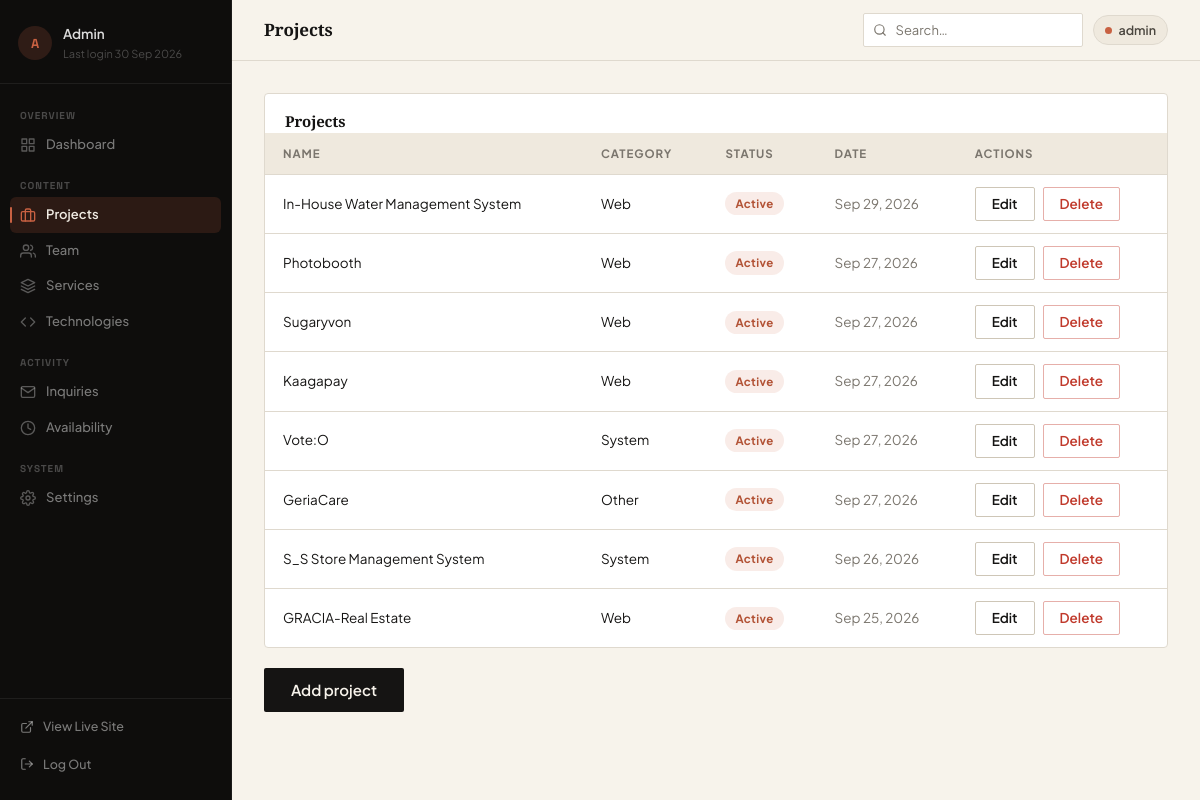
The app's page /admin?sub=projects (signed in) with its own data.
### tables this page shows
CREATE TABLE `projects` (
  `project_id` int(10) UNSIGNED NOT NULL,
  `project_name` varchar(160) NOT NULL,
  `project_slug` varchar(180) NOT NULL,
  `project_description` varchar(1000) NOT NULL DEFAULT '',
  `project_long_description` text DEFAULT NULL,
  `project_dev_story` text DEFAULT NULL,
  `project_category` varchar(40) NOT NULL DEFAULT 'Web',
  `project_featured_image` varchar(255) NOT NULL DEFAULT '',
  `project_gallery` text DEFAULT NULL,
  `project_features` text DEFAULT NULL,
  `project_github_url` varchar(255) NOT NULL DEFAULT '',
  `project_live_url` varchar(255) NOT NULL DEFAULT '',
  `project_status` tinyint(1) NOT NULL DEFAULT 1,
  `project_created_at` timestamp NOT NULL DEFAULT current_timestamp()
);

### app/controllers/AdminController.php (called while the page is built, shortened)
<?php
require_once __DIR__ . "/../../config/Database.php";
require_once __DIR__ . "/../helpers.php";
require_once __DIR__ . "/../models/Projects.php";
class AdminController {
    private $projects;
    public function __construct() {
        $this->db = (new Database())->connect();
        $this->projects = new Projects($this->db);
    }
    public function manageProjects() {
        $projects = $this->projects->getAll();
        include __DIR__ . "/../views/admin/header.php";
        include __DIR__ . "/../views/admin/projects.php";
        include __DIR__ . "/../views/admin/footer.php";
    }
}

### config/Database.php (called while the page is built, shortened)
<?php
require_once __DIR__ . '/../app/helpers.php';
class Database {
    private $host;
    private $user;
    private $pass;
    private $dbname;
    public $conn;
    public function __construct() {
        $env = self::loadEnv();
        $this->host = getenv('DB_HOST') ?: ($env['DB_HOST'] ?? 'localhost');
        $this->user = getenv('DB_USER') ?: ($env['DB_USER'] ?? 'root');
        $this->pass = getenv('DB_PASS') !== false ? getenv('DB_PASS') : ($env['DB_PASS'] ?? '');
        $this->dbname = getenv('DB_NAME') ?: ($env['DB_NAME'] ?? 'db_devs');
    }
    private static function loadEnv() {
        static $env = null;
        if ($env !== null) {
            return $env;
        }
        $env = [];
        $path = __DIR__ . '/.env';
        return $env;
    }
    public function connect() {
        try {
            $this->conn = new mysqli($this->host, $this->user, $this->pass, $this->dbname);
            $this->conn->set_charset('utf8mb4');
        } catch (mysqli_sql_exception $e) {
            http_response_code(500);
            die('Database connection failed. Check config/.env and that MySQL is running.');
        }
        return $this->conn;
    }
}

### app/models/Projects.php (called while the page is built, shortened)
<?php
class Projects {
    private $conn;
    private $table = "projects";
    public function __construct($db) {
        $this->conn = $db;
    }
    public function getAll($status = null) {
        $query = "SELECT p.*, GROUP_CONCAT(DISTINCT s.skill_name SEPARATOR ', ') as technologies FROM {$this->table} p LEFT JOIN project_skills ps ON p.project_id = ps.project_id LEFT JOIN skills s ON ps.skill_id = s.skill_id";
        $params = [];
        $query .= " GROUP BY p.project_id ORDER BY p.project_created_at DESC";
        $stmt = $this->conn->prepare($query);
        $stmt->execute();
        return $stmt->get_result()->fetch_all(MYSQLI_ASSOC);
    }
}

### app/helpers.php (called while the page is built, shortened)
<?php
function e($value) {
    return htmlspecialchars((string)$value, ENT_QUOTES, 'UTF-8');
}

### app/views/admin/projects.php (the view, shortened to what this page needs)
<div class="table-container">
    <div class="table-title">Projects</div>
    <table>
        <thead>
            <tr><th>Name</th><th>Category</th><th>Status</th><th>Date</th><th>Actions</th></tr>
        </thead>
        <tbody>
            <?php if (empty($projects)): ?>
                <tr><td colspan="5" class="cell-muted">No projects yet.</td></tr>
            <?php else: foreach ($projects as $project): ?>
            <tr>
                <td><?php echo e($project['project_name']); ?></td>
                <td><?php echo e($project['project_category']); ?></td>
                <td><span class="status-badge <?php echo $project['project_status'] ? 'status-active' : 'status-inactive'; ?>"><?php echo $project['project_status'] ? 'Active' : 'Inactive'; ?></span></td>
                <td class="cell-muted"><?php echo e(date('M j, Y', strtotime($project['project_created_at']))); ?></td>
                <td>
                    <div class="table-actions">
                        <a href="<?php echo BASE_URL; ?>/admin?sub=projects&action=adminEditProject&id=<?php echo (int)$project['project_id']; ?>" class="btn btn-sm btn-secondary">Edit</a>
                        <form method="POST" action="<?php echo BASE_URL; ?>/admin?action=adminDeleteProject" onsubmit="return confirm('Delete this project?');">
                            <button type="submit" class="btn btn-sm btn-danger">Delete</button>
                        </form>
                    </div>
                </td>
            </tr>
            <?php endforeach; endif; ?>
        </tbody>
    </table>
</div>
<div class="form-actions">
    <a href="<?php echo BASE_URL; ?>/admin?sub=projects&action=adminAddProject" class="btn btn-primary">Add project</a>
</div>

### public/css/style.css (style rules this page uses)
*, *::before, *::after { margin: 0; padding: 0; box-sizing: border-box; }
:root { --font-hero: 'Bebas Neue', 'Impact', sans-serif; --font-display: 'Playfair Display', Georgia, serif; --font-body: 'Plus Jakarta Sans', system-ui, -apple-system, sans-serif; --font-mono: 'Space Grotesk', ui-monospace, monospace; --font-signature: 'Caveat', cursive, serif; --bg-primary: #F7F3EB; --bg-secondary: #EFE9DE; --bg-card: #FFFFFF; --bg-input: #FFFFFF; --bg-sun: #C86142; --text-primary: #151413; --text-secondary: #4A463F; --text-muted: #7A756D; --text-light: #A39D92; --terracotta: #C86142; --terracotta-hover: #B25235; --terracotta-soft: rgba(200, 97, 66, 0.12); --terracotta-glow: rgba(200, 97, 66, 0.25); --accent: var(--terracotta); --accent-hover: var(--terracotta-hover); --accent-soft: var(--terracotta-soft); --border: #DFD9CE; --border-strong: #CEC6B7; --border-subtle: #EBE5DB; --shadow-sm: 0 1px 3px rgba(21, 20, 19, 0.05); --shadow-md: 0 12px 30px rgba(21, 20, 19, 0.07); --shadow-lg: 0 24px 60px rgba(21, 20, 19, 0.12); --nav-bg: rgba(247, 243, 235, 0.92); --btn-primary-bg: #151413; --btn-primary-text: #F7F3EB; --btn-primary-hover: #2D2A27; --code-bg: #161514; --status-limited: #b07d1c; --radius-sm: 2px; --radius-md: 4px; --radius-lg: 8px; --radius-pill: 9999px; --ease: cubic-bezier(0.16, 1, 0.3, 1); --container: 1240px; --container-wide: 1380px; }
html { scroll-behavior: smooth; -webkit-text-size-adjust: 100%; }
body { font-family: var(--font-body); background: var(--bg-primary); color: var(--text-primary); line-height: 1.65; font-size: 16px; -webkit-font-smoothing: antialiased; transition: background-color 0.35s var(--ease), color 0.35s var(--ease); }
a { color: var(--accent); text-decoration: none; transition: color 0.2s var(--ease); }
.btn { display: inline-flex; align-items: center; justify-content: center; gap: 8px; padding: 12px 26px; border: 1px solid transparent; border-radius: var(--radius-sm); cursor: pointer; font-family: var(--font-body); font-size: 15px; font-weight: 600; line-height: 1.2; text-decoration: none; text-align: center; transition: background-color 0.2s var(--ease), color 0.2s var(--ease), border-color 0.2s var(--ease), transform 0.2s var(--ease); }
.btn-primary { background: var(--btn-primary-bg); color: var(--btn-primary-text); }
.btn-secondary { background: transparent; color: var(--text-primary); border-color: var(--border-strong); }
.btn-sm { padding: 8px 16px; font-size: 13.5px; }
.btn-danger { background: transparent; color: #c0392b; border-color: rgba(192, 57, 43, 0.4); }
html, body { overflow-x: clip; max-width: 100%; }

### public/css/admin.css (style rules this page uses)
.admin-body { --adm-sidebar-bg: #0E0D0C; --adm-sidebar-border: rgba(255, 255, 255, 0.06); --adm-item-text: rgba(255, 255, 255, 0.45); --adm-item-text-hover: rgba(255, 255, 255, 0.88); --adm-item-bg-hover: rgba(255, 255, 255, 0.055); --adm-item-bg-active: rgba(200, 97, 66, 0.16); --adm-item-active-txt: #F0EBE3; --adm-group-label: rgba(255, 255, 255, 0.25); --adm-divider: rgba(255, 255, 255, 0.07); --adm-width: 232px; background: var(--bg-primary); color: var(--text-primary); font-size: 14px; line-height: 1.5; }
.nav-item.active .nav-icon svg { stroke: #C86142; }
.table-container { background: var(--bg-card); border-radius: var(--radius-md); border: 1px solid var(--border); overflow-x: auto; margin-bottom: 20px; }
.table-container .table-title { padding: 16px 20px 0; font-family: var(--font-display); font-size: 15px; font-weight: 700; color: var(--text-primary); letter-spacing: -0.01em; }
.table-container table { width: 100%; border-collapse: collapse; }
.table-container th, .table-container td { padding: 12px 18px; text-align: left; border-bottom: 1px solid var(--border); color: var(--text-primary); font-size: 13.5px; vertical-align: middle; }
.table-container tr:last-child td { border-bottom: none; }
.table-container th { color: var(--text-muted); font-weight: 700; font-size: 11.5px; text-transform: uppercase; letter-spacing: 0.08em; background: var(--bg-secondary); }
.table-container tbody tr { transition: background 0.15s var(--ease); }
.table-container td.cell-muted, .cell-muted { color: var(--text-muted); }
.table-actions { display: flex; flex-wrap: wrap; gap: 8px; align-items: center; }
.table-actions form { display: inline; }
.status-badge { display: inline-block; padding: 3px 10px; border-radius: var(--radius-pill); font-size: 11.5px; font-weight: 700; letter-spacing: 0.03em; white-space: nowrap; }
.status-active { background: rgba(200, 97, 66, 0.12); color: #B25235; }

### records on screen
projects: project_name "In-House Water Management System", project_category "Web", project_status "Active", project_created_at "Sep 29, 2026"
projects: project_name "Photobooth", project_category "Web", project_status "Active", project_created_at "Sep 27, 2026"
projects: project_name "Sugaryvon", project_category "Web", project_status "Active", project_created_at "Sep 27, 2026"
projects: project_name "Kaagapay", project_category "Web", project_status "Active", project_created_at "Sep 27, 2026"
projects: project_name "Vote:O", project_category "System", project_status "Active", project_created_at "Sep 27, 2026"
projects: project_name "GeriaCare", project_category "Other", project_status "Active", project_created_at "Sep 27, 2026"
projects: project_name "S_S Store Management System", project_category "System", project_status "Active", project_created_at "Sep 26, 2026"
projects: project_name "GRACIA-Real Estate", project_category "Web", project_status "Active", project_created_at "Sep 25, 2026"

### other values on screen
substr($adminUsername, 0, 1) "A"
$adminUsername "Admin"
$groupLabel "OVERVIEW"
$item['label'] "Dashboard"
$groupLabel "CONTENT"
$item['label'] "Projects"
$item['label'] "Team"
$item['label'] "Services"
$item['label'] "Technologies"
$groupLabel "ACTIVITY"
$item['label'] "Inquiries"
$item['label'] "Availability"
$groupLabel "SYSTEM"
$item['label'] "Settings"
$pageTitle "Projects"
